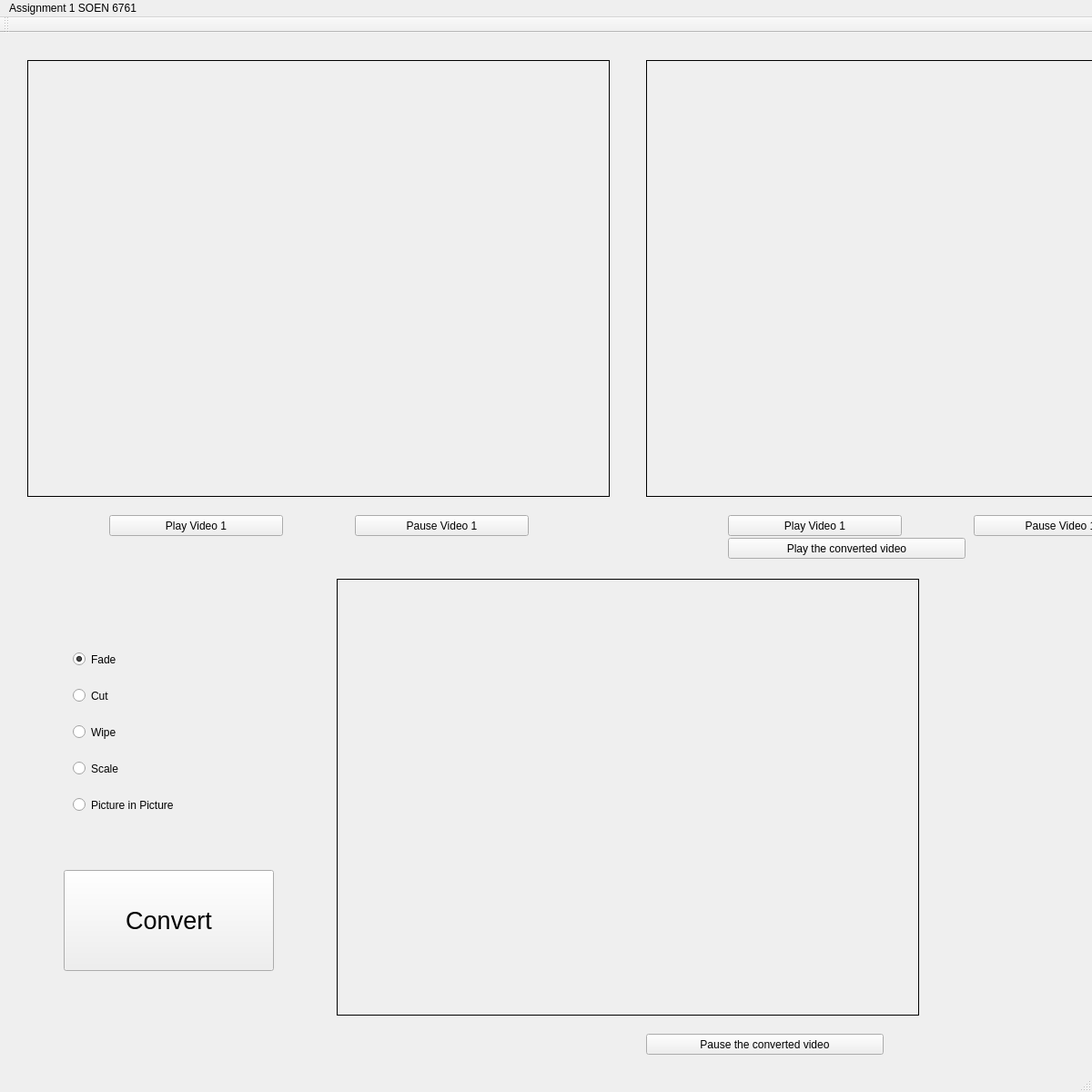
<?xml version="1.0" encoding="UTF-8"?>
<ui version="4.0">
 <class>MainWindow</class>

 <widget class="QMainWindow" name="MainWindow">
  <property name="geometry">
   <rect>
    <x>0</x>
    <y>0</y>
    <width>1200</width>
    <height>1200</height>
   </rect>
  </property>
  <property name="font">
   <font>
    <italic>false</italic>
   </font>
  </property>
  <property name="windowTitle">
   <string>MainWindow</string>
  </property>
  <widget class="QWidget" name="centralWidget">
   <widget class="QPushButton" name="play1">
    <property name="geometry">
     <rect>
      <x>120</x>
      <y>530</y>
      <width>191</width>
      <height>23</height>
     </rect>
    </property>
    <property name="text">
     <string>Play Video 1</string>
    </property>
   </widget>
   <widget class="QLabel" name="video1">
    <property name="geometry">
     <rect>
      <x>30</x>
      <y>30</y>
      <width>640</width>
      <height>480</height>
     </rect>
    </property>
    <property name="frameShape">
     <enum>QFrame::Box</enum>
    </property>
    <property name="text">
     <string/>
    </property>
   </widget>
   <widget class="QLabel" name="convertedVideo">
    <property name="geometry">
     <rect>
      <x>370</x>
      <y>600</y>
      <width>640</width>
      <height>480</height>
     </rect>
    </property>
    <property name="frameShape">
     <enum>QFrame::Box</enum>
    </property>
    <property name="text">
     <string/>
    </property>
   </widget>
   <widget class="QPushButton" name="playc">
    <property name="geometry">
     <rect>
      <x>800</x>
      <y>555</y>
      <width>261</width>
      <height>23</height>
     </rect>
    </property>
    <property name="text">
     <string>Play the converted video</string>
    </property>
   </widget>
   <widget class="QRadioButton" name="fade">
    <property name="geometry">
     <rect>
      <x>80</x>
      <y>680</y>
      <width>82</width>
      <height>17</height>
     </rect>
    </property>
    <property name="text">
     <string>Fade</string>
    </property>
    <property name="checked">
     <bool>true</bool>
    </property>
   </widget>
   <widget class="QRadioButton" name="cut">
    <property name="geometry">
     <rect>
      <x>80</x>
      <y>720</y>
      <width>82</width>
      <height>17</height>
     </rect>
    </property>
    <property name="text">
     <string>Cut</string>
    </property>
   </widget>
   <widget class="QRadioButton" name="wipe">
    <property name="geometry">
     <rect>
      <x>80</x>
      <y>760</y>
      <width>82</width>
      <height>17</height>
     </rect>
    </property>
    <property name="text">
     <string>Wipe</string>
    </property>
   </widget>
   <widget class="QRadioButton" name="scale">
    <property name="geometry">
     <rect>
      <x>80</x>
      <y>800</y>
      <width>82</width>
      <height>17</height>
     </rect>
    </property>
    <property name="text">
     <string>Scale</string>
    </property>
   </widget>
   <widget class="QRadioButton" name="picInPic">
    <property name="geometry">
     <rect>
      <x>80</x>
      <y>840</y>
      <width>151</width>
      <height>17</height>
     </rect>
    </property>
    <property name="text">
     <string>Picture in Picture</string>
    </property>
   </widget>
   <widget class="QPushButton" name="convert">
    <property name="geometry">
     <rect>
      <x>70</x>
      <y>920</y>
      <width>231</width>
      <height>111</height>
     </rect>
    </property>
    <property name="font">
     <font>
      <family>MS Shell Dlg 2</family>
      <pointsize>20</pointsize>
      <weight>50</weight>
      <italic>false</italic>
      <bold>false</bold>
      <underline>false</underline>
      <strikeout>false</strikeout>
      <kerning>true</kerning>
     </font>
    </property>
    <property name="text">
     <string>Convert</string>
    </property>
    <property name="checkable">
     <bool>false</bool>
    </property>
   </widget>
   <widget class="QPushButton" name="pausec">
    <property name="geometry">
     <rect>
      <x>710</x>
      <y>1100</y>
      <width>261</width>
      <height>23</height>
     </rect>
    </property>
    <property name="text">
     <string>Pause the converted video</string>
    </property>
   </widget>
   <widget class="QPushButton" name="pause1">
    <property name="geometry">
     <rect>
      <x>390</x>
      <y>530</y>
      <width>191</width>
      <height>23</height>
     </rect>
    </property>
    <property name="text">
     <string>Pause Video 1</string>
    </property>
   </widget>
   <widget class="QLabel" name="video2">
    <property name="geometry">
     <rect>
      <x>710</x>
      <y>30</y>
      <width>640</width>
      <height>480</height>
     </rect>
    </property>
    <property name="frameShape">
     <enum>QFrame::Box</enum>
    </property>
    <property name="text">
     <string/>
    </property>
   </widget>
   <widget class="QPushButton" name="pause2">
    <property name="geometry">
     <rect>
      <x>1070</x>
      <y>530</y>
      <width>191</width>
      <height>23</height>
     </rect>
    </property>
    <property name="text">
     <string>Pause Video 1</string>
    </property>
   </widget>
   <widget class="QPushButton" name="play2">
    <property name="geometry">
     <rect>
      <x>800</x>
      <y>530</y>
      <width>191</width>
      <height>23</height>
     </rect>
    </property>
    <property name="text">
     <string>Play Video 1</string>
    </property>
   </widget>
  </widget>
  <widget class="QMenuBar" name="menuBar">
   <property name="geometry">
    <rect>
     <x>0</x>
     <y>0</y>
     <width>1380</width>
     <height>21</height>
    </rect>
   </property>
   <widget class="QMenu" name="menuAssignment_1_SOEN_6761">
    <property name="title">
     <string>Assignment 1 SOEN 6761</string>
    </property>
   </widget>
   <addaction name="menuAssignment_1_SOEN_6761"/>
  </widget>
  <widget class="QToolBar" name="mainToolBar">
   <attribute name="toolBarArea">
    <enum>TopToolBarArea</enum>
   </attribute>
   <attribute name="toolBarBreak">
    <bool>false</bool>
   </attribute>
  </widget>
  <widget class="QStatusBar" name="statusBar"/>
 </widget>

 <layoutdefault spacing="6" margin="11"/>
 <resources/>
 <connections/>
</ui>
